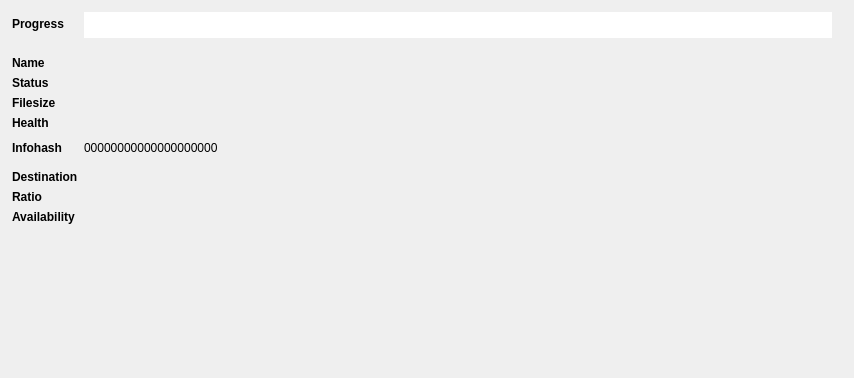
                    <widget class="QWidget" name="scrollAreaWidgetContents_2">
                     <property name="geometry">
                      <rect>
                       <x>0</x>
                       <y>0</y>
                       <width>854</width>
                       <height>378</height>
                      </rect>
                     </property>
                     <layout class="QFormLayout" name="formLayout_4">
                      <property name="fieldGrowthPolicy">
                       <enum>QFormLayout::AllNonFixedFieldsGrow</enum>
                      </property>
                      <property name="labelAlignment">
                       <set>Qt::AlignLeading|Qt::AlignLeft|Qt::AlignVCenter</set>
                      </property>
                      <property name="formAlignment">
                       <set>Qt::AlignLeading|Qt::AlignLeft|Qt::AlignTop</set>
                      </property>
                      <property name="leftMargin">
                       <number>12</number>
                      </property>
                      <property name="topMargin">
                       <number>12</number>
                      </property>
                      <property name="rightMargin">
                       <number>12</number>
                      </property>
                      <property name="bottomMargin">
                       <number>12</number>
                      </property>
                      <item row="0" column="0">
                       <widget class="QLabel" name="label_39">
                        <property name="styleSheet">
                         <string notr="true">font-weight: bold;</string>
                        </property>
                        <property name="text">
                         <string>Progress</string>
                        </property>
                       </widget>
                      </item>
                      <item row="0" column="1">
                       <widget class="DownloadProgressBar" name="download_progress_bar" native="true">
                        <property name="sizePolicy">
                         <sizepolicy hsizetype="MinimumExpanding" vsizetype="Fixed">
                          <horstretch>0</horstretch>
                          <verstretch>0</verstretch>
                         </sizepolicy>
                        </property>
                        <property name="minimumSize">
                         <size>
                          <width>0</width>
                          <height>26</height>
                         </size>
                        </property>
                        <property name="maximumSize">
                         <size>
                          <width>600000</width>
                          <height>26</height>
                         </size>
                        </property>
                        <property name="styleSheet">
                         <string notr="true">background-color: white;
margin-right: 10px;</string>
                        </property>
                        <layout class="QHBoxLayout" name="horizontalLayout_36"/>
                       </widget>
                      </item>
                      <item row="1" column="0">
                       <spacer name="verticalSpacer_14">
                        <property name="orientation">
                         <enum>Qt::Vertical</enum>
                        </property>
                        <property name="sizeType">
                         <enum>QSizePolicy::Fixed</enum>
                        </property>
                        <property name="sizeHint" stdset="0">
                         <size>
                          <width>20</width>
                          <height>6</height>
                         </size>
                        </property>
                       </spacer>
                      </item>
                      <item row="2" column="0">
                       <widget class="QLabel" name="label_28">
                        <property name="styleSheet">
                         <string notr="true">font-weight: bold;</string>
                        </property>
                        <property name="text">
                         <string>Name</string>
                        </property>
                       </widget>
                      </item>
                      <item row="2" column="1">
                       <widget class="QLabel" name="download_detail_name_label">
                        <property name="text">
                         <string/>
                        </property>
                       </widget>
                      </item>
                      <item row="3" column="0">
                       <widget class="QLabel" name="label_30">
                        <property name="styleSheet">
                         <string notr="true">font-weight: bold;</string>
                        </property>
                        <property name="text">
                         <string>Status</string>
                        </property>
                       </widget>
                      </item>
                      <item row="3" column="1">
                       <widget class="QLabel" name="download_detail_status_label">
                        <property name="text">
                         <string/>
                        </property>
                       </widget>
                      </item>
                      <item row="4" column="0">
                       <widget class="QLabel" name="label_36">
                        <property name="styleSheet">
                         <string notr="true">font-weight: bold;</string>
                        </property>
                        <property name="text">
                         <string>Filesize</string>
                        </property>
                       </widget>
                      </item>
                      <item row="4" column="1">
                       <widget class="QLabel" name="download_detail_filesize_label">
                        <property name="text">
                         <string/>
                        </property>
                       </widget>
                      </item>
                      <item row="5" column="0">
                       <widget class="QLabel" name="label_38">
                        <property name="styleSheet">
                         <string notr="true">font-weight: bold;</string>
                        </property>
                        <property name="text">
                         <string>Health</string>
                        </property>
                       </widget>
                      </item>
                      <item row="5" column="1">
                       <widget class="QLabel" name="download_detail_health_label">
                        <property name="text">
                         <string/>
                        </property>
                       </widget>
                      </item>
                      <item row="6" column="0">
                       <widget class="QLabel" name="label_40">
                        <property name="styleSheet">
                         <string notr="true">font-weight: bold;</string>
                        </property>
                        <property name="text">
                         <string>Infohash</string>
                        </property>
                       </widget>
                      </item>
                      <item row="6" column="1">
                       <layout class="QFormLayout" name="infohash_layout">
                        <property name="labelAlignment">
                         <set>Qt::AlignCenter</set>
                        </property>
                        <property name="formAlignment">
                         <set>Qt::AlignLeading|Qt::AlignLeft|Qt::AlignTop</set>
                        </property>
                        <item row="0" column="0">
                         <widget class="QLabel" name="download_detail_infohash_label">
                          <property name="text">
                           <string notr="true">00000000000000000000</string>
                          </property>
                         </widget>
                        </item>
                        <item row="0" column="1">
                         <widget class="QToolButton" name="download_detail_copy_magnet_button">
                          <property name="minimumSize">
                           <size>
                            <width>28</width>
                            <height>28</height>
                           </size>
                          </property>
                          <property name="maximumSize">
                           <size>
                            <width>28</width>
                            <height>28</height>
                           </size>
                          </property>
                          <property name="cursor">
                           <cursorShape>PointingHandCursor</cursorShape>
                          </property>
                          <property name="toolTip">
                           <string>Click to copy magnet link</string>
                          </property>
                          <property name="styleSheet">
                           <string notr="true">border: none;</string>
                          </property>
                          <property name="text">
                           <string/>
                          </property>
                          <property name="icon">
                           <iconset>
                            <normaloff>../images/magnet.png</normaloff>../images/magnet.png</iconset>
                          </property>
                          <property name="iconSize">
                           <size>
                            <width>25</width>
                            <height>25</height>
                           </size>
                          </property>
                         </widget>
                        </item>
                       </layout>
                      </item>
                      <item row="7" column="0">
                       <widget class="QLabel" name="label_44">
                        <property name="styleSheet">
                         <string notr="true">font-weight: bold;</string>
                        </property>
                        <property name="text">
                         <string>Destination</string>
                        </property>
                       </widget>
                      </item>
                      <item row="7" column="1">
                       <widget class="QLabel" name="download_detail_destination_label">
                        <property name="text">
                         <string/>
                        </property>
                       </widget>
                      </item>
                      <item row="8" column="0">
                       <widget class="QLabel" name="label_46">
                        <property name="styleSheet">
                         <string notr="true">font-weight: bold;</string>
                        </property>
                        <property name="text">
                         <string>Ratio</string>
                        </property>
                       </widget>
                      </item>
                      <item row="9" column="0">
                       <widget class="QLabel" name="label_26">
                        <property name="styleSheet">
                         <string notr="true">font-weight: bold;</string>
                        </property>
                        <property name="text">
                         <string>Availability</string>
                        </property>
                       </widget>
                      </item>
                      <item row="9" column="1">
                       <widget class="QLabel" name="download_detail_availability_label">
                        <property name="text">
                         <string/>
                        </property>
                       </widget>
                      </item>
                      <item row="8" column="1">
                       <widget class="QLabel" name="download_detail_ratio_label">
                        <property name="text">
                         <string/>
                        </property>
                       </widget>
                      </item>
                     </layout>
                    </widget>
